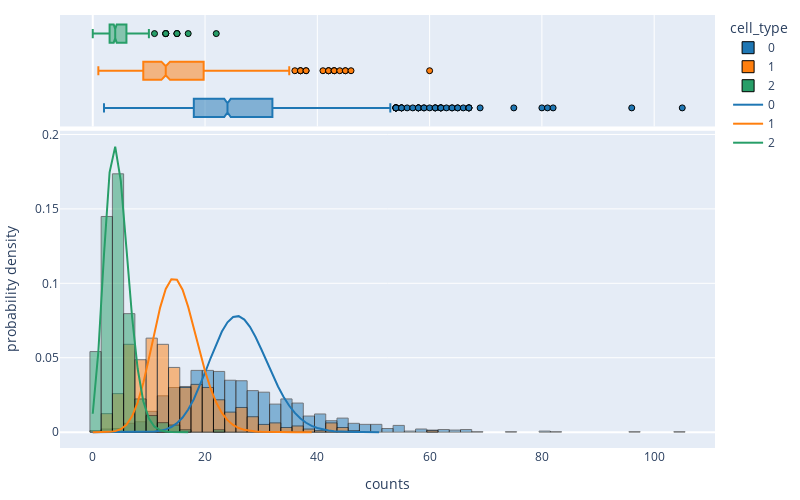

Notebook code cell kept with this figure:
### Code cell
def plot_distribution(gene):
    gene_idx = adata.var.index.get_loc(gene)
    df = pd.DataFrame(dict(counts=adata[:, gene].layers["counts"].flatten(), cell_type=adata.obs["cell_type"].values))

    fig = px.histogram(
        df.sort_values("cell_type"), x="counts", color="cell_type",
        marginal="box", nbins=100, histnorm="probability density",
        color_discrete_sequence=scout.ply.SC_DEFAULT_COLORS, barmode="overlay"
    )
    fig.update_traces(marker_line_width=1, marker_line_color="black")

    for i, cell_type in enumerate(adata.obs["cell_type"].cat.categories):
        view = adata[adata.obs["cell_type"] == cell_type, gene_idx]
        l = torch.tensor(view.layers["counts"].mean())
        # l = torch.tensor(view.layers["scvi_mean"].mean())
        pois = D.Poisson(l)
        xx = torch.tensor(list(range(0, int(view.layers["ncounts"].max()))))
        fig.add_trace(go.Scatter(x=xx, y=pois.log_prob(xx).exp(), mode="lines", line_color=scout.ply.SC_DEFAULT_COLORS[i], name=f"{cell_type}"))

    fig.update_layout(
        width=800, height=500,
        margin=dict(l=10, r=10, t=10, b=10),
    )
    
    return fig

plot_distribution("COX6B1")

### Figure 1 — Plotly figure (JSON) as saved in the notebook; plotly's stock layout.template omitted (floating-point values rounded to 4 significant figures; data arrays with more than 128 entries replaced by an {"elided": "..."} marker saying what was removed)
{"data": [{"alignmentgroup": "True", "bingroup": "x", "histnorm": "probability density", "hovertemplate": "cell_type=0<br>counts=%{x}<br>probability density=%{y}<extra></extra>", "legendgroup": "0", "marker": {"color": "#1f77b4", "line": {"color": "black", "width": 1}, "opacity": 0.5, "pattern": {"shape": ""}}, "name": "0", "nbinsx": 100, "offsetgroup": "0", "orientation": "v", "showlegend": true, "type": "histogram", "x": {"elided": "1434 int values"}, "xaxis": "x", "yaxis": "y"}, {"alignmentgroup": "True", "hovertemplate": "cell_type=0<br>counts=%{x}<extra></extra>", "legendgroup": "0", "marker": {"color": "#1f77b4", "line": {"color": "black", "width": 1}}, "name": "0", "notched": true, "offsetgroup": "0", "showlegend": false, "type": "box", "x": {"elided": "1434 int values"}, "xaxis": "x2", "yaxis": "y2"}, {"alignmentgroup": "True", "bingroup": "x", "histnorm": "probability density", "hovertemplate": "cell_type=1<br>counts=%{x}<br>probability density=%{y}<extra></extra>", "legendgroup": "1", "marker": {"color": "#ff7f0e", "line": {"color": "black", "width": 1}, "opacity": 0.5, "pattern": {"shape": ""}}, "name": "1", "nbinsx": 100, "offsetgroup": "1", "orientation": "v", "showlegend": true, "type": "histogram", "x": {"elided": "483 int values"}, "xaxis": "x", "yaxis": "y"}, {"alignmentgroup": "True", "hovertemplate": "cell_type=1<br>counts=%{x}<extra></extra>", "legendgroup": "1", "marker": {"color": "#ff7f0e", "line": {"color": "black", "width": 1}}, "name": "1", "notched": true, "offsetgroup": "1", "showlegend": false, "type": "box", "x": {"elided": "483 int values"}, "xaxis": "x2", "yaxis": "y2"}, {"alignmentgroup": "True", "bingroup": "x", "histnorm": "probability density", "hovertemplate": "cell_type=2<br>counts=%{x}<br>probability density=%{y}<extra></extra>", "legendgroup": "2", "marker": {"color": "#279e68", "line": {"color": "black", "width": 1}, "opacity": 0.5, "pattern": {"shape": ""}}, "name": "2", "nbinsx": 100, "offsetgroup": "2", "orientation": "v", "showlegend": true, "type": "histogram", "x": {"elided": "314 int values"}, "xaxis": "x", "yaxis": "y"}, {"alignmentgroup": "True", "hovertemplate": "cell_type=2<br>counts=%{x}<extra></extra>", "legendgroup": "2", "marker": {"color": "#279e68", "line": {"color": "black", "width": 1}}, "name": "2", "notched": true, "offsetgroup": "2", "showlegend": false, "type": "box", "x": {"elided": "314 int values"}, "xaxis": "x2", "yaxis": "y2"}, {"line": {"color": "#1f77b4"}, "mode": "lines", "name": "0", "type": "scatter", "x": [0, 1, 2, 3, 4, 5, 6, 7, 8, 9, 10, 11, 12, 13, 14, 15, 16, 17, 18, 19, 20, 21, 22, 23, 24, 25, 26, 27, 28, 29, 30, 31, 32, 33, 34, 35, 36, 37, 38, 39, 40, 41, 42, 43, 44, 45, 46, 47, 48, 49, 50, 51], "y": [4.174e-12, 1.094e-10, 1.433e-09, 1.251e-08, 8.197e-08, 4.296e-07, 1.876e-06, 7.022e-06, 2.3e-05, 6.696e-05, 0.0001754, 0.0004179, 0.0009125, 0.001839, 0.003442, 0.006013, 0.009847, 0.01518, 0.02209, 0.03047, 0.03992, 0.04981, 0.05932, 0.06758, 0.07378, 0.07733, 0.07793, 0.07562, 0.07077, 0.06394, 0.05585, 0.0472, 0.03865, 0.03069, 0.02365, 0.01771, 0.01289, 0.009126, 0.006293, 0.004228, 0.00277, 0.00177, 0.001104, 0.0006728, 0.0004007, 0.0002333, 0.0001329, 7.409e-05, 4.044e-05, 2.163e-05, 1.133e-05, 5.823e-06]}, {"line": {"color": "#ff7f0e"}, "mode": "lines", "name": "1", "type": "scatter", "x": [0, 1, 2, 3, 4, 5, 6, 7, 8, 9, 10, 11, 12, 13, 14, 15, 16, 17, 18, 19, 20, 21, 22, 23, 24, 25, 26, 27, 28, 29, 30, 31, 32, 33, 34, 35, 36, 37, 38, 39], "y": [3.215e-07, 4.806e-06, 3.593e-05, 0.000179, 0.0006692, 0.002001, 0.004986, 0.01065, 0.0199, 0.03306, 0.04942, 0.06717, 0.08368, 0.09624, 0.1028, 0.1024, 0.09571, 0.08417, 0.06991, 0.05501, 0.04112, 0.02927, 0.01989, 0.01293, 0.008055, 0.004817, 0.00277, 0.001534, 0.0008189, 0.0004222, 0.0002104, 0.0001015, 4.74e-05, 2.148e-05, 9.443e-06, 4.034e-06, 1.675e-06, 6.768e-07, 2.663e-07, 1.021e-07]}, {"line": {"color": "#279e68"}, "mode": "lines", "name": "2", "type": "scatter", "x": [0, 1, 2, 3, 4, 5, 6, 7, 8, 9, 10, 11, 12, 13, 14, 15, 16, 17], "y": [0.01234, 0.05423, 0.1192, 0.1746, 0.1918, 0.1686, 0.1235, 0.07754, 0.0426, 0.0208, 0.009142, 0.003653, 0.001338, 0.0004523, 0.000142, 4.16e-05, 1.143e-05, 2.954e-06]}], "layout": {"barmode": "overlay", "height": 500, "legend": {"title": {"text": "cell_type"}, "tracegroupgap": 0}, "margin": {"b": 10, "l": 10, "r": 10, "t": 10}, "width": 800, "xaxis": {"anchor": "y", "domain": [0, 1], "title": {"text": "counts"}}, "xaxis2": {"anchor": "y2", "domain": [0, 1], "matches": "x", "showgrid": true, "showticklabels": false}, "yaxis": {"anchor": "x", "domain": [0, 0.7326], "title": {"text": "probability density"}}, "yaxis2": {"anchor": "x2", "domain": [0.7426, 1], "matches": "y2", "showgrid": false, "showline": false, "showticklabels": false, "ticks": ""}}}
